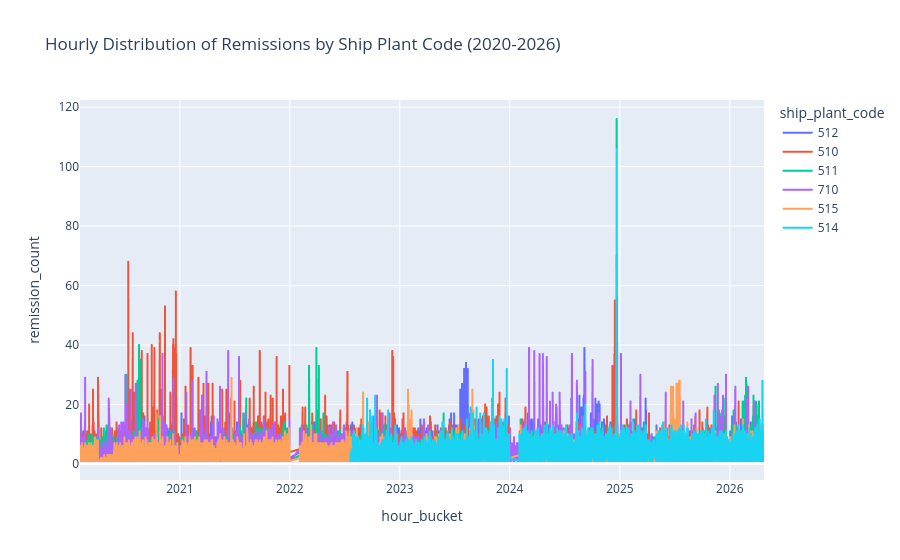

This figure's notebook cell:
### Code cell
# Analyze hourly distribution of remissions (row_count) by ship_plant_code (meaning rounding start_time to the hour and counting rows)
hourly_distribution = (
    remissions_imputated
    .assign(hour_bucket=remissions_imputated["start_time"].dt.floor("h"))
    .groupby(["hour_bucket", "ship_plant_code"], as_index=False)
    .size()
    .rename(columns={"size": "remission_count"})
)

hourly_distribution["u_Volumen"] = hourly_distribution["remission_count"]

fig = px.line(
    hourly_distribution,
    x="hour_bucket",
    y="remission_count",
    color="ship_plant_code",
    title="Hourly Distribution of Remissions by Ship Plant Code (2020-2026)"
)
fig.show()

### Figure 1 — Plotly figure (JSON) as saved in the notebook; plotly's stock layout.template omitted (floating-point values rounded to 4 significant figures; data arrays with more than 128 entries replaced by an {"elided": "..."} marker saying what was removed)
{"data": [{"hovertemplate": "ship_plant_code=512<br>hour_bucket=%{x}<br>remission_count=%{y}<extra></extra>", "legendgroup": "512", "line": {"color": "#636efa", "dash": "solid"}, "marker": {"symbol": "circle"}, "mode": "lines", "name": "512", "showlegend": true, "type": "scattergl", "x": {"elided": "16698 str values"}, "xaxis": "x", "y": {"elided": "16698 int values"}, "yaxis": "y"}, {"hovertemplate": "ship_plant_code=510<br>hour_bucket=%{x}<br>remission_count=%{y}<extra></extra>", "legendgroup": "510", "line": {"color": "#EF553B", "dash": "solid"}, "marker": {"symbol": "circle"}, "mode": "lines", "name": "510", "showlegend": true, "type": "scattergl", "x": {"elided": "15690 str values"}, "xaxis": "x", "y": {"elided": "15690 int values"}, "yaxis": "y"}, {"hovertemplate": "ship_plant_code=511<br>hour_bucket=%{x}<br>remission_count=%{y}<extra></extra>", "legendgroup": "511", "line": {"color": "#00cc96", "dash": "solid"}, "marker": {"symbol": "circle"}, "mode": "lines", "name": "511", "showlegend": true, "type": "scattergl", "x": {"elided": "16035 str values"}, "xaxis": "x", "y": {"elided": "16035 int values"}, "yaxis": "y"}, {"hovertemplate": "ship_plant_code=710<br>hour_bucket=%{x}<br>remission_count=%{y}<extra></extra>", "legendgroup": "710", "line": {"color": "#ab63fa", "dash": "solid"}, "marker": {"symbol": "circle"}, "mode": "lines", "name": "710", "showlegend": true, "type": "scattergl", "x": {"elided": "14155 str values"}, "xaxis": "x", "y": {"elided": "14155 int values"}, "yaxis": "y"}, {"hovertemplate": "ship_plant_code=515<br>hour_bucket=%{x}<br>remission_count=%{y}<extra></extra>", "legendgroup": "515", "line": {"color": "#FFA15A", "dash": "solid"}, "marker": {"symbol": "circle"}, "mode": "lines", "name": "515", "showlegend": true, "type": "scattergl", "x": {"elided": "15687 str values"}, "xaxis": "x", "y": {"elided": "15687 int values"}, "yaxis": "y"}, {"hovertemplate": "ship_plant_code=514<br>hour_bucket=%{x}<br>remission_count=%{y}<extra></extra>", "legendgroup": "514", "line": {"color": "#19d3f3", "dash": "solid"}, "marker": {"symbol": "circle"}, "mode": "lines", "name": "514", "showlegend": true, "type": "scattergl", "x": {"elided": "9545 str values"}, "xaxis": "x", "y": {"elided": "9545 int values"}, "yaxis": "y"}], "layout": {"legend": {"title": {"text": "ship_plant_code"}, "tracegroupgap": 0}, "title": {"text": "Hourly Distribution of Remissions by Ship Plant Code (2020-2026)"}, "xaxis": {"anchor": "y", "domain": [0, 1], "title": {"text": "hour_bucket"}}, "yaxis": {"anchor": "x", "domain": [0, 1], "title": {"text": "remission_count"}}}}
